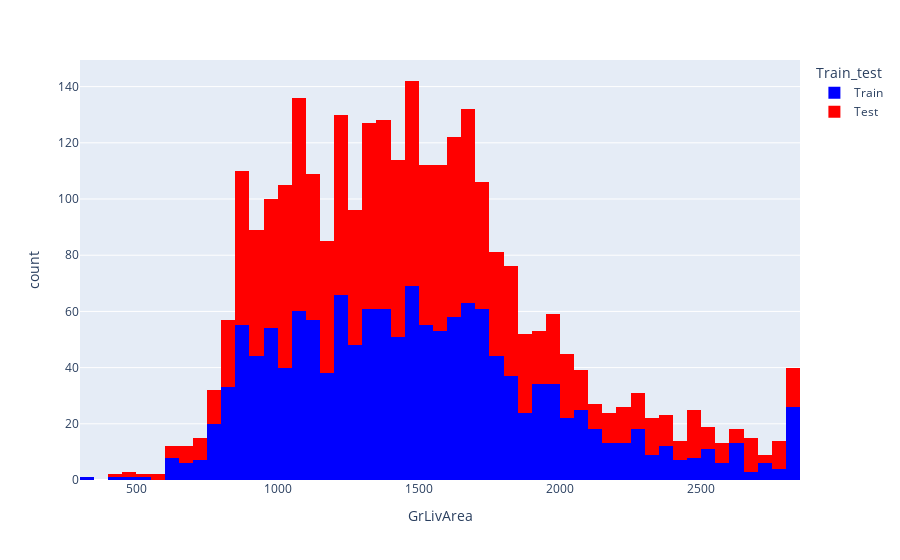

Notebook code for this chart:
### Code cell
px.histogram(df, x="GrLivArea", color="Train_test", color_discrete_sequence=cm)

### Figure 1 — Plotly figure (JSON) as saved in the notebook; plotly's stock layout.template omitted (floating-point values rounded to 4 significant figures; data arrays with more than 128 entries replaced by an {"elided": "..."} marker saying what was removed)
{"data": [{"alignmentgroup": "True", "bingroup": "x", "hovertemplate": "Train_test=Train<br>GrLivArea=%{x}<br>count=%{y}<extra></extra>", "legendgroup": "Train", "marker": {"color": "rgb(0,0,255)", "pattern": {"shape": ""}}, "name": "Train", "offsetgroup": "Train", "orientation": "v", "showlegend": true, "type": "histogram", "x": {"elided": "1459 int values"}, "xaxis": "x", "yaxis": "y"}, {"alignmentgroup": "True", "bingroup": "x", "hovertemplate": "Train_test=Test<br>GrLivArea=%{x}<br>count=%{y}<extra></extra>", "legendgroup": "Test", "marker": {"color": "rgb(255,0,0)", "pattern": {"shape": ""}}, "name": "Test", "offsetgroup": "Test", "orientation": "v", "showlegend": true, "type": "histogram", "x": {"elided": "1459 int values"}, "xaxis": "x", "yaxis": "y"}], "layout": {"barmode": "relative", "legend": {"title": {"text": "Train_test"}, "tracegroupgap": 0}, "margin": {"t": 60}, "xaxis": {"anchor": "y", "domain": [0, 1], "title": {"text": "GrLivArea"}}, "yaxis": {"anchor": "x", "domain": [0, 1], "title": {"text": "count"}}}}
